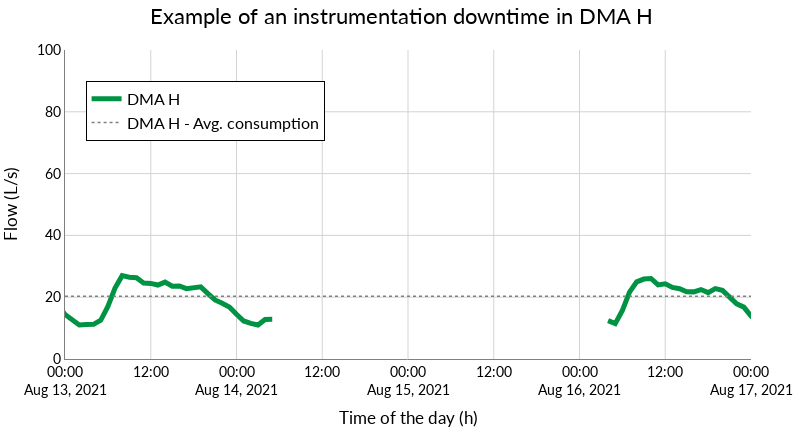

Notebook source saved alongside this figure:
### Code cell
# Plot the gap on DMA H
img__title = "Example of an instrumentation downtime in DMA H"

start_time = '2021-08-13 00:00:00'
end_time = '2021-08-17 00:00:00'
img__xaxis_range = [start_time, end_time]

fig = go.Figure()
fig.add_trace(go.Scatter(
        x=dmas_h_q.index,
        y=dmas_h_q[dma],
        mode='lines',
        line=dict(color=img__color_green, width=img__line_width),
        name=img__legend_labels[0]
    )
)
fig.add_trace(go.Scatter(
        x=img__xaxis_range,
        y=[avg_consumption, avg_consumption],
        mode='lines',
        line=dict(color="grey", width=1.5, dash='dot'),
        name=img__legend_labels[1]
    )
)
fix_layout(fig)
fig.show()

### Figure 1 — Plotly figure (JSON) as saved in the notebook; plotly's stock layout.template omitted (floating-point values rounded to 4 significant figures; data arrays with more than 128 entries replaced by an {"elided": "..."} marker saying what was removed)
{"data": [{"line": {"color": "#009344", "width": 5}, "mode": "lines", "name": "DMA H", "type": "scatter", "x": {"elided": "13608 str values"}, "y": {"elided": "13608 float values"}}, {"line": {"color": "grey", "dash": "dot", "width": 1.5}, "mode": "lines", "name": "DMA H - Avg. consumption", "type": "scatter", "x": ["2021-08-13 00:00:00", "2021-08-17 00:00:00"], "y": [20.29, 20.29]}], "layout": {"font": {"color": "black", "family": "Lato", "size": 14}, "height": 435.8, "legend": {"bgcolor": "White", "bordercolor": "Black", "borderwidth": 1, "font": {"size": 16}, "groupclick": "toggleitem", "itemclick": "toggleothers", "itemdoubleclick": "toggle", "itemsizing": "trace", "orientation": "v", "tracegroupgap": 100, "traceorder": "normal", "x": 0.03, "xanchor": "left", "y": 0.9, "yanchor": "top"}, "margin": {"b": 10, "l": 10, "pad": 0, "r": 10, "t": 50}, "paper_bgcolor": "white", "plot_bgcolor": "white", "showlegend": true, "title": {"font": {"color": "black", "family": "Lato", "size": 22}, "text": "Example of an instrumentation downtime in DMA H", "x": 0.5, "xanchor": "center", "y": 0.98, "yanchor": "top"}, "width": 803.6, "xaxis": {"automargin": true, "gridcolor": "lightgrey", "linecolor": "grey", "linewidth": 1, "range": ["2021-08-13 00:00:00", "2021-08-17 00:00:00"], "showgrid": true, "showline": true, "title": {"text": "Time of the day (h)"}, "zerolinecolor": "black"}, "yaxis": {"automargin": true, "gridcolor": "lightgrey", "linecolor": "grey", "linewidth": 1, "range": [0, 100], "showgrid": true, "showline": true, "title": {"text": "Flow (L/s)"}, "zerolinecolor": "black"}}}
